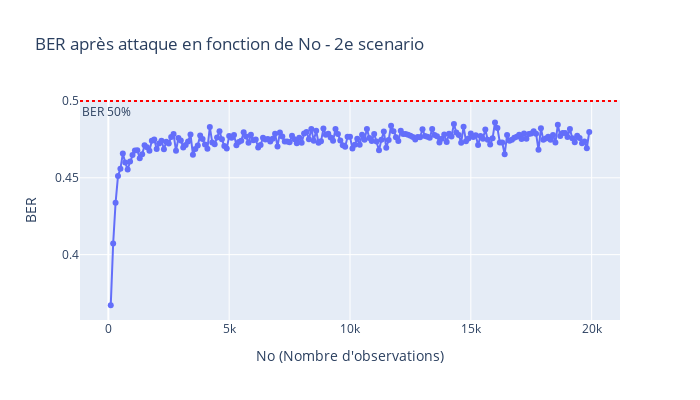
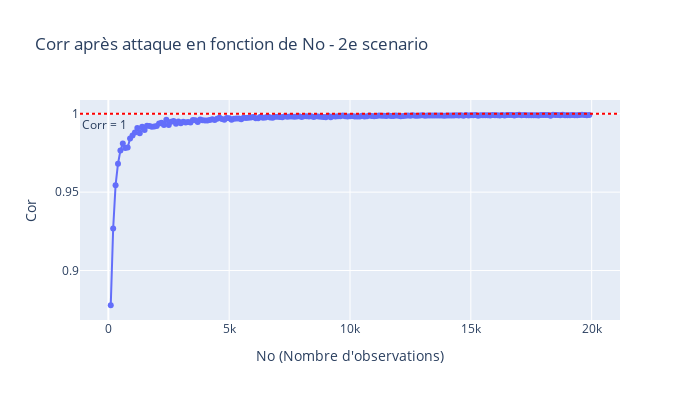

The code cell stored with these charts, in order, in its notebook:
### Markdown cell above
## Scénario 2, Attaque à messages inconnus, 1bit
* Note: la fonction `np.linalg.eig` peut être utilisée pour effectuer une décomposition en valeurs et vecteurs propres.
* Note: pour effacer le message inséré, il conviendra au préalable d'estimer le "bit" inséré (m=-1 ou m=1), cela peut se faire via `m_est = np.sign(np.dot(Y.T,hatk))` où `hatk` est la clé estimée
* Mettre en place l'attaque
* Etudier l'impact de $N_{o}$ et de $\alpha$ sur le BER après attaque

### Code cell
# 2dn scenario, scenario with KMA 
print('2nd Scenario')

def do_process(alpha,No):
    X = np.random.randn(Nv,Ni) # Generate Ni random host vectors
    k = np.random.randn(Nv,1) # Generate de Watermark
    k = k / np.sqrt(np.dot(k.T,k)) # Normalize the watermark

    m1 = np.sign(np.random.randn(Ni,1)) #Scenario with unknow messages, first bit
    K = np.dot(k,m1.T) # Generate the matrix of watermarks (each column contains m1_i*k)
    W = alpha*K
    Y = X + W # perform embedding
    Y_obs = Y[:,:No]
    #hatk = TO DO
    #get eigenvalues and eigenvectors
    cov = np.dot(Y_obs,Y_obs.T)
    eigvals, eigvecs = np.linalg.eig(cov)
    #sort eigenvalues and eigenvectors
    idx = eigvals.argsort()[::-1]
    eigvals = eigvals[idx]
    eigvecs = eigvecs[:,idx]
    #get the first eigenvector
    hatk=eigvecs[:,0]
    
    hatk = np.reshape(hatk,(Nv,1)) #You might need to reshape the estimated key

    corrN = norm_corr(hatk,k)# To ease the writing we use the norm_corr function

    #print('Normalised correlation between the true key and the estimated key')
    #print(corrN)

    #m_est = TO DO
    #YA = TO DO 
    m_est = np.sign(np.dot(Y.T, hatk)) 
    YA = Y - alpha * np.dot(hatk, m_est.T)  # Appliquer l'attaque

    #print('bit error rate after security attack')
    #print(ber(YA,m1,k))
    #print('\n\n')
    return ber(YA, m1, k), corrN[0][0]


alpha = 2   
Ni = 20000 
# Réinitialisation des vecteurs pour les plots
ber_values = []
corr_values = []
No_values = range(100,Ni,100) 

# One example, can be used to draw plots
for No in No_values:
    ber_val, corr_val = do_process(alpha, No)
    ber_values.append(ber_val)
    corr_values.append(corr_val)


# Graphique du BER
fig_ber = go.Figure()
fig_ber.add_trace(go.Scatter(x=list(No_values), y=ber_values, mode='lines+markers', name='BER après attaque'))
fig_ber.add_hline(y=0.5, line_dash="dot", line_color="red", annotation_text="BER 50%", annotation_position="bottom left")
fig_ber.update_layout(
    title="BER après attaque en fonction de No - 2e scenario",
    xaxis_title="No (Nombre d'observations)",
    yaxis_title="BER",
    width=700,
    height=400
)
fig_ber.show()

# Graphique du Corr
fig_corr = go.Figure()
fig_corr.add_trace(go.Scatter(x=list(No_values), y=corr_values, mode='lines+markers', name='Corr après attaque'))
fig_corr.add_hline(y=1, line_dash="dot", line_color="red", annotation_text="Corr = 1", annotation_position="bottom left")
fig_corr.update_layout(
    title="Corr après attaque en fonction de No - 2e scenario",
    xaxis_title="No (Nombre d'observations)",
    yaxis_title="Cor",
    width=700,
    height=400
)
fig_corr.show()

### Figure 1 — Plotly figure (JSON) as saved in the notebook; plotly's stock layout.template omitted (floating-point values rounded to 4 significant figures; data arrays with more than 128 entries replaced by an {"elided": "..."} marker saying what was removed)
{"data": [{"mode": "lines+markers", "name": "BER après attaque", "type": "scatter", "x": {"elided": "199 int values"}, "y": {"elided": "199 float values"}}], "layout": {"annotations": [{"showarrow": false, "text": "BER 50%", "x": 0, "xanchor": "left", "xref": "x domain", "y": 0.5, "yanchor": "top", "yref": "y"}], "height": 400, "shapes": [{"line": {"color": "red", "dash": "dot"}, "type": "line", "x0": 0, "x1": 1, "xref": "x domain", "y0": 0.5, "y1": 0.5, "yref": "y"}], "title": {"text": "BER après attaque en fonction de No - 2e scenario"}, "width": 700, "xaxis": {"title": {"text": "No (Nombre d'observations)"}}, "yaxis": {"title": {"text": "BER"}}}}

### Figure 2 — Plotly figure (JSON) as saved in the notebook; plotly's stock layout.template omitted (floating-point values rounded to 4 significant figures; data arrays with more than 128 entries replaced by an {"elided": "..."} marker saying what was removed)
{"data": [{"mode": "lines+markers", "name": "Corr après attaque", "type": "scatter", "x": {"elided": "199 int values"}, "y": {"elided": "199 float values"}}], "layout": {"annotations": [{"showarrow": false, "text": "Corr = 1", "x": 0, "xanchor": "left", "xref": "x domain", "y": 1, "yanchor": "top", "yref": "y"}], "height": 400, "shapes": [{"line": {"color": "red", "dash": "dot"}, "type": "line", "x0": 0, "x1": 1, "xref": "x domain", "y0": 1, "y1": 1, "yref": "y"}], "title": {"text": "Corr après attaque en fonction de No - 2e scenario"}, "width": 700, "xaxis": {"title": {"text": "No (Nombre d'observations)"}}, "yaxis": {"title": {"text": "Cor"}}}}
